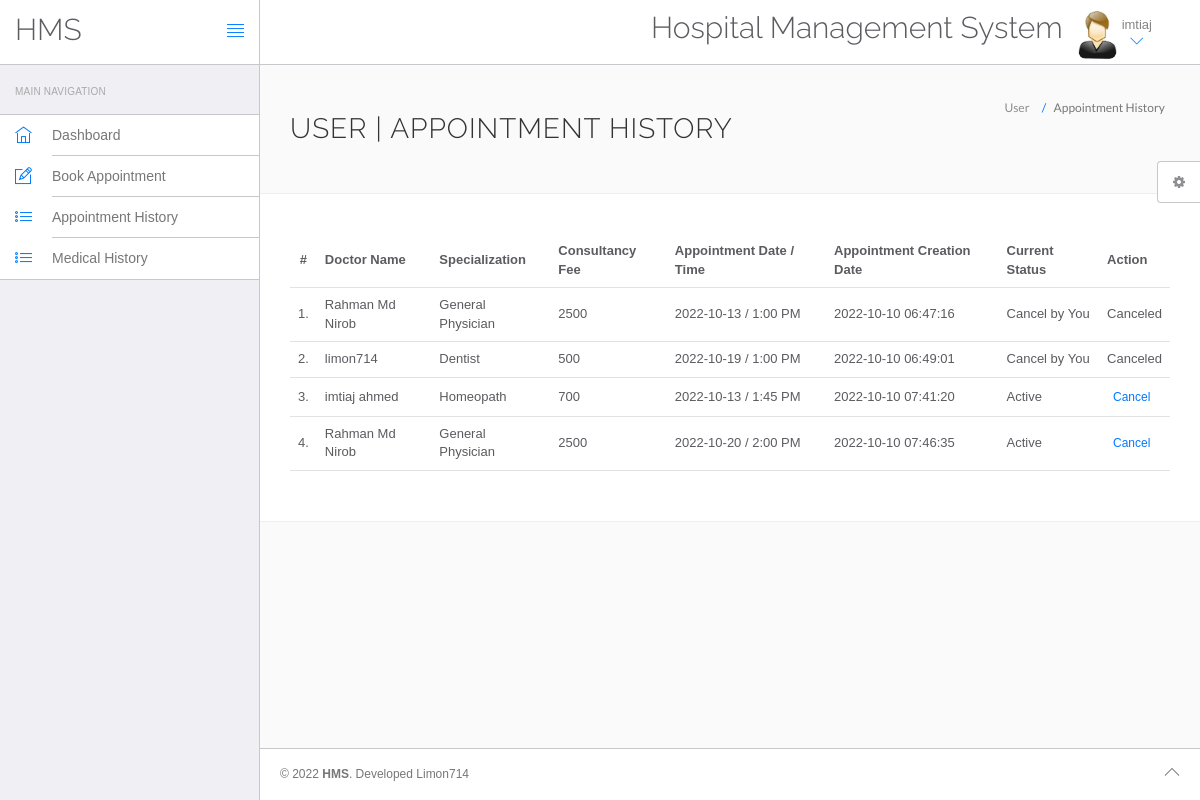
Screenshot of /hospital/hms/appointment-history.php (signed in) with the database file from the repository.
### tables this page shows
CREATE TABLE `users` (
  `id` int(11) NOT NULL,
  `fullName` varchar(255) DEFAULT NULL,
  `address` longtext DEFAULT NULL,
  `city` varchar(255) DEFAULT NULL,
  `gender` varchar(255) DEFAULT NULL,
  `email` varchar(255) DEFAULT NULL,
  `password` varchar(255) DEFAULT NULL,
  `regDate` timestamp NULL DEFAULT current_timestamp(),
  `updationDate` timestamp NULL DEFAULT NULL ON UPDATE current_timestamp()
);

CREATE TABLE `appointment` (
  `id` int(11) NOT NULL,
  `doctorSpecialization` varchar(255) DEFAULT NULL,
  `doctorId` int(11) DEFAULT NULL,
  `userId` int(11) DEFAULT NULL,
  `consultancyFees` int(11) DEFAULT NULL,
  `appointmentDate` varchar(255) DEFAULT NULL,
  `appointmentTime` varchar(255) DEFAULT NULL,
  `postingDate` timestamp NULL DEFAULT current_timestamp(),
  `userStatus` int(11) DEFAULT NULL,
  `doctorStatus` int(11) DEFAULT NULL,
  `updationDate` timestamp NULL DEFAULT NULL ON UPDATE current_timestamp()
);

CREATE TABLE `doctors` (
  `id` int(11) NOT NULL,
  `specilization` varchar(255) DEFAULT NULL,
  `doctorName` varchar(255) DEFAULT NULL,
  `address` longtext DEFAULT NULL,
  `docFees` varchar(255) DEFAULT NULL,
  `contactno` bigint(11) DEFAULT NULL,
  `docEmail` varchar(255) DEFAULT NULL,
  `password` varchar(255) DEFAULT NULL,
  `creationDate` timestamp NULL DEFAULT current_timestamp(),
  `updationDate` timestamp NULL DEFAULT NULL ON UPDATE current_timestamp()
);

### hospital/hms/appointment-history.php (the view, shortened to what this page needs)
<?php
include('include/config.php');
?>
<!DOCTYPE html>
<html lang="en">
	<head>
		<link rel="stylesheet" href="vendor/bootstrap/css/bootstrap.min.css">
		<link rel="stylesheet" href="vendor/fontawesome/css/font-awesome.min.css">
		<link rel="stylesheet" href="vendor/themify-icons/themify-icons.min.css">
		<link href="vendor/animate.css/animate.min.css" rel="stylesheet" media="screen">
		<link href="vendor/perfect-scrollbar/perfect-scrollbar.min.css" rel="stylesheet" media="screen">
		<link href="vendor/switchery/switchery.min.css" rel="stylesheet" media="screen">
		<link href="vendor/bootstrap-touchspin/jquery.bootstrap-touchspin.min.css" rel="stylesheet" media="screen">
		<link href="vendor/select2/select2.min.css" rel="stylesheet" media="screen">
		<link href="vendor/bootstrap-datepicker/bootstrap-datepicker3.standalone.min.css" rel="stylesheet" media="screen">
		<link href="vendor/bootstrap-timepicker/bootstrap-timepicker.min.css" rel="stylesheet" media="screen">
		<link rel="stylesheet" href="assets/css/styles.css">
		<link rel="stylesheet" href="assets/css/plugins.css">
		<link rel="stylesheet" href="assets/css/themes/theme-1.css" id="skin_color" />
	</head>
	<body>
		<div id="app">
<?php include('include/sidebar.php');?>
			<div class="app-content">
					<?php include('include/header.php');?>
				<div class="main-content" >
					<div class="wrap-content container" id="container">
						<section id="page-title">
							<div class="row">
								<div class="col-sm-8">
									<h1 class="mainTitle">User  | Appointment History</h1>
																	</div>
								<ol class="breadcrumb">
									<li>
										<span>User </span>
									</li>
									<li class="active">
										<span>Appointment History</span>
									</li>
								</ol>
							</div>
						</section>
						<div class="container-fluid container-fullw bg-white">
									<div class="row">
								<div class="col-md-12">
									<table class="table table-hover" id="sample-table-1">
										<thead>
											<tr>
												<th class="center">#</th>
												<th class="hidden-xs">Doctor Name</th>
												<th>Specialization</th>
												<th>Consultancy Fee</th>
												<th>Appointment Date / Time </th>
												<th>Appointment Creation Date  </th>
												<th>Current Status</th>
												<th>Action</th>
											</tr>
										</thead>
										<tbody>
<?php
$sql=mysqli_query($con,"select doctors.doctorName as docname,appointment.*  from appointment join doctors on doctors.id=appointment.doctorId where appointment.userId='".$_SESSION['id']."'");
$cnt=1;
while($row=mysqli_fetch_array($sql))
{
?>
											<tr>
												<td class="center"><?php echo $cnt;?>.</td>
												<td class="hidden-xs"><?php echo $row['docname'];?></td>
												<td><?php echo $row['doctorSpecialization'];?></td>
												<td><?php echo $row['consultancyFees'];?></td>
												<td><?php echo $row['appointmentDate'];?> / <?php echo
												 $row['appointmentTime'];?>
												</td>
												<td><?php echo $row['postingDate'];?></td>
												<td>
<?php if(($row['userStatus']==1) && ($row['doctorStatus']==1))
{
	echo "Active";
}
if(($row['userStatus']==0) && ($row['doctorStatus']==1))
{
	echo "Cancel by You";
}
												?></td>
												<td >
												<div class="visible-md visible-lg hidden-sm hidden-xs">
							<?php if(($row['userStatus']==1) && ($row['doctorStatus']==1))
{ ?>
	<a href="appointment-history.php?id=<?php echo $row['id']?>&cancel=update" onClick="return confirm('Are you sure you want to cancel this appointment ?')"class="btn btn-transparent btn-xs tooltips" title="Cancel Appointment" tooltip-placement="top" tooltip="Remove">Cancel</a>
	<?php } else {
		echo "Canceled";
		} ?>
												</div>
												</td>
											</tr>
											<?php
$cnt=$cnt+1;
											 }?>
										</tbody>
									</table>
								</div>
							</div>
								</div>
					</div>
				</div>
			</div>
	<?php include('include/footer.php');?>
	<?php include('include/setting.php');?>
		</div>
	</body>
</html>

### hospital/hms/include/sidebar.php
<div class="sidebar app-aside" id="sidebar">
				<div class="sidebar-container perfect-scrollbar">
<nav>
						<div class="navbar-title">
							<span>Main Navigation</span>
						</div>
						<ul class="main-navigation-menu">
							<li>
								<a href="dashboard.php">
									<div class="item-content">
										<div class="item-media">
											<i class="ti-home"></i>
										</div>
										<div class="item-inner">
											<span class="title"> Dashboard </span>
										</div>
									</div>
								</a>
							</li>
							<li>
								<a href="book-appointment.php">
									<div class="item-content">
										<div class="item-media">
											<i class="ti-pencil-alt"></i>
										</div>
										<div class="item-inner">
											<span class="title"> Book Appointment </span>
										</div>
									</div>
								</a>
							</li>
							<li>
								<a href="appointment-history.php">
									<div class="item-content">
										<div class="item-media">
											<i class="ti-list"></i>
										</div>
										<div class="item-inner">
											<span class="title"> Appointment History </span>
										</div>
									</div>
								</a>
							</li>
<li>
								<a href="manage-medhistory.php">
									<div class="item-content">
										<div class="item-media">
											<i class="ti-list"></i>
										</div>
										<div class="item-inner">
											<span class="title"> Medical History </span>
										</div>
									</div>
								</a>
							</li>
						</ul>
					</nav>
					</div>
			</div>

### hospital/hms/include/header.php (shortened to what this page needs)
<header class="navbar navbar-default navbar-static-top">
					<div class="navbar-header">
						<a class="navbar-brand" href="#">
							<h2 style="padding-top:20% ">HMS</h2>
						</a>
						<a href="#" class="sidebar-toggler pull-right visible-md visible-lg" data-toggle-class="app-sidebar-closed" data-toggle-target="#app">
							<i class="ti-align-justify"></i>
						</a>
					</div>
					<div class="navbar-collapse collapse">
						<ul class="nav navbar-right">
								<li  style="padding-top:2% ">
								<h2>Hospital Management System</h2>
							</li>
							<li class="dropdown current-user">
								<a href class="dropdown-toggle" data-toggle="dropdown">
									<img src="assets/images/images.jpg"> <span class="username">
									<?php $query=mysqli_query($con,"select fullName from users where id='".$_SESSION['id']."'");
while($row=mysqli_fetch_array($query))
{
	echo $row['fullName'];
}
									?> <i class="ti-angle-down"></i></i></span>
								</a>
							</li>
						</ul>
					</div>
				</header>

### hospital/hms/include/footer.php
<footer>
				<div class="footer-inner">
					<div class="pull-left">
						&copy; <span class="current-year"></span><span class="text-bold text-uppercase"> HMS</span>. <span>Developed Limon714</span>
					</div>
					<div class="pull-right">
						<span class="go-top"><i class="ti-angle-up"></i></span>
					</div>
				</div>
			</footer>

### hospital/hms/include/setting.php (shortened to what this page needs)
<div class="settings panel panel-default hidden-xs hidden-sm" id="settings">
				<button ct-toggle="toggle" data-toggle-class="active" data-toggle-target="#settings" class="btn btn-default">
					<i class="fa fa-spin fa-gear"></i>
				</button>
			</div>

### hospital/hms/assets/css/plugins.css (style rules this page uses)
.perfect-scrollbar { overflow-y: hidden !important; }

### hospital/hms/assets/css/themes/theme-1.css (style rules this page uses)
body { background: #FAFAFA; }
header .navbar-header { background: #ffffff !important; border-right-color: #c8c7cc !important; border-bottom-color: #c8c7cc !important; }
header .navbar-header .sidebar-toggler, header .navbar-header .sidebar-mobile-toggler { color: #007aff !important; }
header .navbar-header .navbar-brand { color: #777 !important; }
header .navbar-collapse { background: #ffffff !important; border-bottom-color: #c8c7cc !important; box-shadow: none !important; }
header .navbar-collapse .navbar-right > li > a { color: #777; }
header .navbar-collapse .navbar-right > li > a i { color: #007aff !important; }
#sidebar { background: #EFEFF4 !important; }
#sidebar:before { border-right-width: "1px" !important; border-right-style: solid; border-right-color: #c8c7cc !important; }
#sidebar nav { border-right-width: "1px" !important; border-right-style: solid; border-right-color: #c8c7cc !important; }
#sidebar nav .navbar-title { color: #aaaaaa; }
#sidebar nav > ul { background: #ffffff !important; border-bottom-color: #c8c7cc !important; border-top-color: #c8c7cc !important; }
#sidebar nav > ul > li > a .item-media > i { color: #007aff !important; }
#sidebar nav > ul > li > a .item-inner { color: #777 !important; border-bottom-color: #c8c7cc; }
#app > footer { background: #ffffff !important; border-top-color: #c8c7cc !important; color: #777; }

### rows the page displays
users: fullName "imtiaj"
appointment: doctorId.doctorName "Rahman Md Nirob", doctorSpecialization "General Physician", consultancyFees "2500", appointmentDate "2022-10-13", appointmentTime "1:00 PM", postingDate "2022-10-10 06:47:16", userStatus "Cancel by You"
appointment: doctorId.doctorName "limon714", doctorSpecialization "Dentist", consultancyFees "500", appointmentDate "2022-10-19", appointmentTime "1:00 PM", postingDate "2022-10-10 06:49:01", userStatus "Cancel by You"
appointment: doctorId.doctorName "imtiaj ahmed", doctorSpecialization "Homeopath", consultancyFees "700", appointmentDate "2022-10-13", appointmentTime "1:45 PM", postingDate "2022-10-10 07:41:20", userStatus "Active"
appointment: doctorId.doctorName "Rahman Md Nirob", doctorSpecialization "General Physician", consultancyFees "2500", appointmentDate "2022-10-20", appointmentTime "2:00 PM", postingDate "2022-10-10 07:46:35", userStatus "Active"
